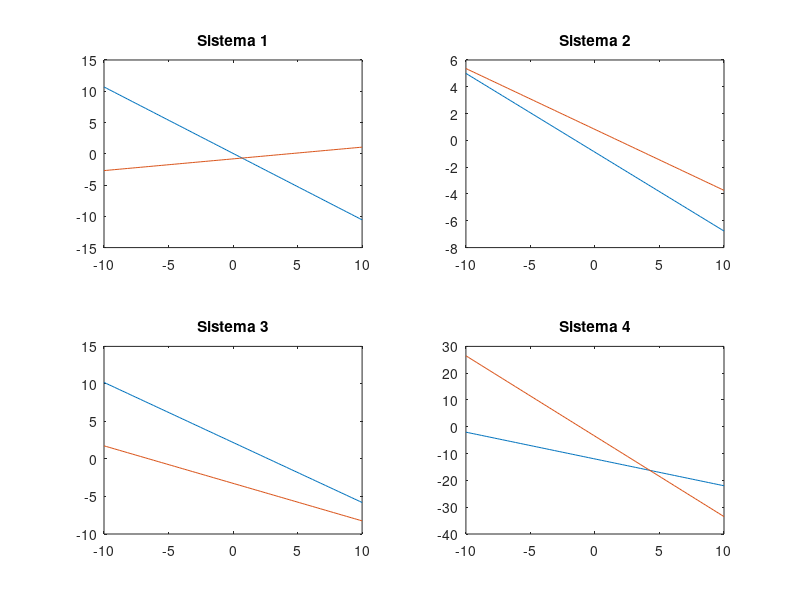

Source code (MATLAB): (Note: this script raises an error after producing the figure.)
clear
clc

x = linspace(-10, 10, 100);

subplot(2,2,1);
y1 = (1 - 17*x)/16;
y2 = (-13 + 3*x)/16;
plot(x, y1);
hold on;
plot(x, y2);
title('Sistema 1');

subplot(2,2,2);
y3 = (-15 - 10*x)/17;
y4 = (9 - 5*x)/11;
plot(x, y3);
hold on;
plot(x, y4);
hold off;
title('Sistema 2');

subplot(2,2,3);
y5 = (22 - 8*x)/10;
y6 = (-13 - 2*x)/4;
plot(x, y5);
hold on;
plot(x, y6);
hold off;
title('Sistema 3');

subplot(2,2,4);
y7 = (12 + x)/-1;
y8 = (-14 - 12*x)/4;
plot(x, y7);
hold on;
plot(x, y8);
hold off;
title('Sistema 4');

A = [17, 16; -3, 16];
b1 = [1; -13];
x1 = sol_decomp_LU(A, b1)

B = [10, 17; 5, 11];
b2 = [-15; 9];
x2 = sol_decomp_LU(B, b2)

C = [8, 10; 2, 4];
b3 = [22; -13];
x3 = sol_decomp_LU(C, b3)

D = [1, -1; 12, 4];
b4 = [12; -14];
x4 = sol_decomp_LU(D, b4)

% Descobrir se o cada sistema tem solucao



